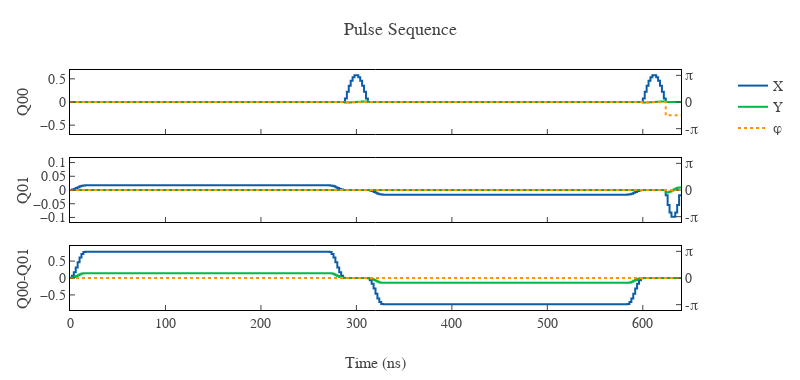

Notebook code for this chart:
### Code cell
cnot_pulse= PulseSchedule(["Q00", "Q01","Q00-Q01"])
cnot_pulse.call(experiment.cx("Q00","Q01"))
cnot_pulse.plot()

### Figure 1 — Plotly figure (JSON) as saved in the notebook; plotly's stock layout.template omitted (floating-point values rounded to 4 significant figures; data arrays with more than 128 entries replaced by an {"elided": "..."} marker saying what was removed)
{"data": [{"line": {"color": "#0C5DA5", "shape": "hv"}, "mode": "lines", "name": "X", "showlegend": true, "type": "scatter", "x": {"elided": "321 int values"}, "xaxis": "x", "y": {"elided": "321 float values"}, "yaxis": "y"}, {"line": {"color": "#00B945", "shape": "hv"}, "mode": "lines", "name": "Y", "showlegend": true, "type": "scatter", "x": {"elided": "321 int values"}, "xaxis": "x", "y": {"elided": "321 float values"}, "yaxis": "y"}, {"line": {"color": "#FF9500", "dash": "dot", "shape": "hv"}, "mode": "lines", "name": "φ", "showlegend": true, "type": "scatter", "x": {"elided": "321 int values"}, "xaxis": "x", "y": {"elided": "321 float values"}, "yaxis": "y2"}, {"line": {"color": "#0C5DA5", "shape": "hv"}, "mode": "lines", "name": "X", "showlegend": false, "type": "scatter", "x": {"elided": "321 int values"}, "xaxis": "x2", "y": {"elided": "321 float values"}, "yaxis": "y3"}, {"line": {"color": "#00B945", "shape": "hv"}, "mode": "lines", "name": "Y", "showlegend": false, "type": "scatter", "x": {"elided": "321 int values"}, "xaxis": "x2", "y": {"elided": "321 float values"}, "yaxis": "y3"}, {"line": {"color": "#FF9500", "dash": "dot", "shape": "hv"}, "mode": "lines", "name": "φ", "showlegend": false, "type": "scatter", "x": {"elided": "321 int values"}, "xaxis": "x2", "y": {"elided": "321 int values"}, "yaxis": "y4"}, {"line": {"color": "#0C5DA5", "shape": "hv"}, "mode": "lines", "name": "X", "showlegend": false, "type": "scatter", "x": {"elided": "321 int values"}, "xaxis": "x3", "y": {"elided": "321 float values"}, "yaxis": "y5"}, {"line": {"color": "#00B945", "shape": "hv"}, "mode": "lines", "name": "Y", "showlegend": false, "type": "scatter", "x": {"elided": "321 int values"}, "xaxis": "x3", "y": {"elided": "321 float values"}, "yaxis": "y5"}, {"line": {"color": "#FF9500", "dash": "dot", "shape": "hv"}, "mode": "lines", "name": "φ", "showlegend": false, "type": "scatter", "x": {"elided": "321 int values"}, "xaxis": "x3", "y": {"elided": "321 int values"}, "yaxis": "y6"}], "layout": {"height": 380, "title": {"text": "Pulse Sequence"}, "width": 800, "xaxis": {"anchor": "y", "domain": [0, 0.94], "matches": "x3", "showticklabels": false}, "xaxis2": {"anchor": "y3", "domain": [0, 0.94], "matches": "x3", "showticklabels": false}, "xaxis3": {"anchor": "y5", "domain": [0, 0.94], "title": {"text": "Time (ns)"}}, "yaxis": {"anchor": "x", "domain": [0.7333, 1], "range": [-0.6911, 0.6911], "title": {"text": "Q00"}}, "yaxis2": {"anchor": "x", "overlaying": "y", "range": [-3.77, 3.77], "side": "right", "ticktext": ["-π", "0", "π"], "tickvals": [-3.142, 0, 3.142]}, "yaxis3": {"anchor": "x2", "domain": [0.3667, 0.6333], "range": [-0.1166, 0.1166], "title": {"text": "Q01"}}, "yaxis4": {"anchor": "x2", "overlaying": "y3", "range": [-3.77, 3.77], "side": "right", "ticktext": ["-π", "0", "π"], "tickvals": [-3.142, 0, 3.142]}, "yaxis5": {"anchor": "x3", "domain": [0, 0.2667], "range": [-0.9456, 0.9456], "title": {"text": "Q00-Q01"}}, "yaxis6": {"anchor": "x3", "overlaying": "y5", "range": [-3.77, 3.77], "side": "right", "ticktext": ["-π", "0", "π"], "tickvals": [-3.142, 0, 3.142]}}}
